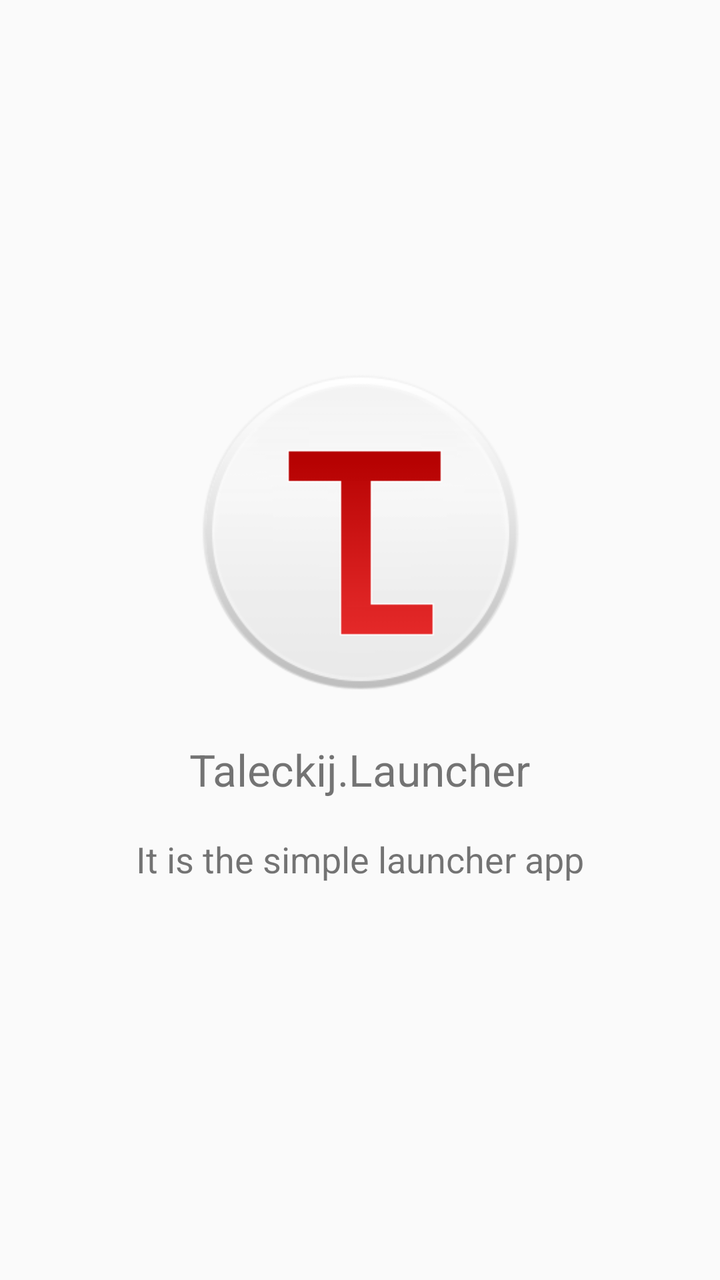
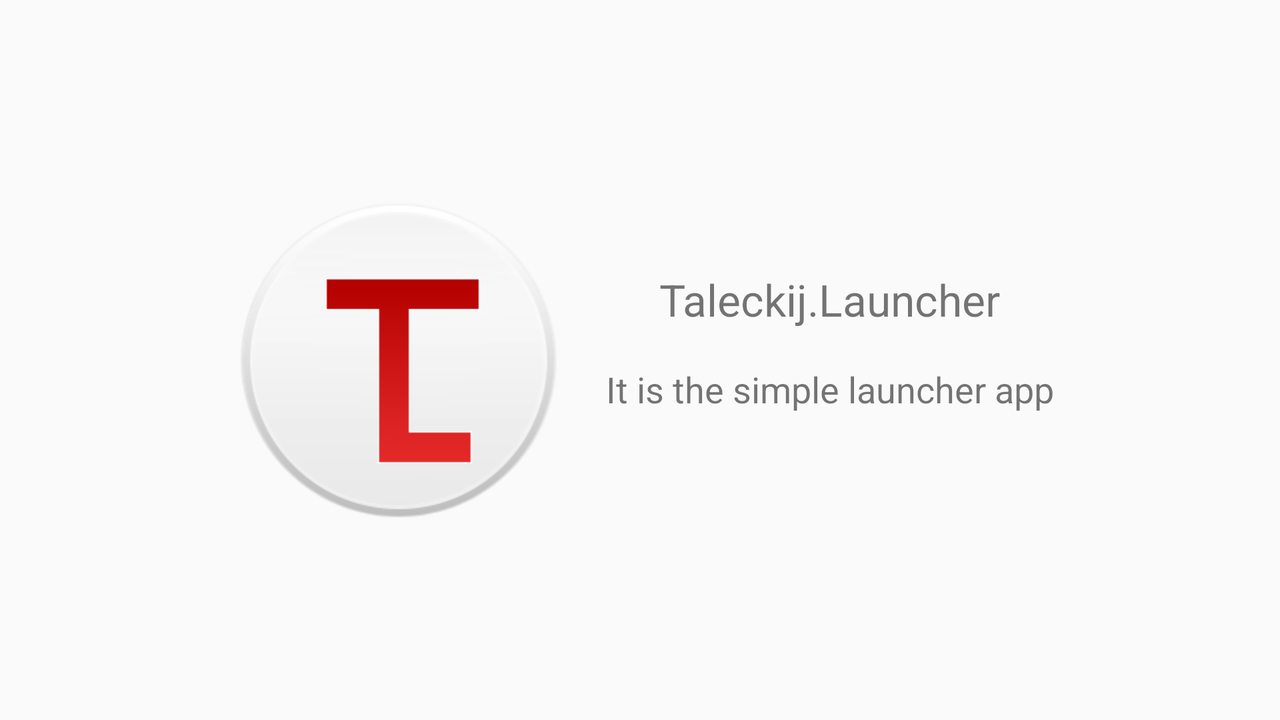

One screen, two layout resources from the same app: the default and the repository's alternative for another configuration. Each is rendered where Android would select it; the XML of both is given below.
<!-- AndroidManifest.xml: application theme AppTheme -->
<!-- res/layout/fragment_wp_about_app.xml -->
<?xml version="1.0" encoding="utf-8"?>
<LinearLayout
    xmlns:android="http://schemas.android.com/apk/res/android"
    android:id="@+id/descriptions_layout"
    android:layout_width="match_parent"
    android:layout_height="match_parent"
    android:orientation="vertical"
    android:layout_gravity="center"
    android:gravity="center">
    <ImageView
        android:id="@+id/my_photo_view"
        android:layout_height="@dimen/icon_diameter"
        android:layout_width="@dimen/icon_diameter"
        android:src="@drawable/takeckij_launcher_logo_round"
        android:layout_marginBottom="@dimen/margin">
    </ImageView>
    <TextView
        android:layout_width="wrap_content"
        android:layout_height="wrap_content"
        android:textSize="@dimen/app_name_text_size"
        android:layout_marginBottom="@dimen/margin"
        android:text="@string/app_name"/>
    <TextView
        android:layout_width="wrap_content"
        android:layout_height="wrap_content"
        android:layout_marginStart="@dimen/margin"
        android:layout_marginEnd="@dimen/margin"
        android:textAlignment="center"
        android:textSize="@dimen/app_desc_text_size"
        android:layout_marginBottom="@dimen/margin"
        android:text="@string/app_description"/>
</LinearLayout>
<!-- resources referenced by this layout -->
<resources>
  <dimen name="app_desc_text_size">18sp</dimen>
  <dimen name="app_name_text_size">22sp</dimen>
  <dimen name="icon_diameter">172dp</dimen>
  <dimen name="margin">18dp</dimen>
  <!-- drawable takeckij_launcher_logo_round: png bitmap (drawable, 15383 bytes) -->
  <string name="app_description">It is the simple launcher app</string>
  <string name="app_name">Taleckij.Launcher</string>
  <style name="AppTheme" parent="Theme.AppCompat.Light.DarkActionBar">
          
          <item name="colorPrimary">@color/colorPrimary</item>
          <item name="colorPrimaryDark">@color/colorPrimaryDark</item>
          <item name="colorAccent">@color/colorAccent</item>
      </style>
  <color name="colorPrimary">#673ab7</color>
  <color name="colorPrimaryDark">#320b86</color>
  <color name="colorAccent">#d81b60</color>
</resources>
<!-- res/layout-land/fragment_wp_about_app.xml (the repository's variant of the layout above) -->
<!-- drawn on the phone turned sideways -->
<?xml version="1.0" encoding="utf-8"?>
<LinearLayout
    xmlns:android="http://schemas.android.com/apk/res/android"
    android:id="@+id/descriptions_layout"
    android:layout_width="match_parent"
    android:layout_height="match_parent"
    android:orientation="horizontal"
    android:layout_gravity="center"
    android:gravity="center">
    <ImageView
        android:id="@+id/my_photo_view"
        android:layout_height="@dimen/icon_diameter"
        android:layout_width="@dimen/icon_diameter"
        android:src="@drawable/takeckij_launcher_logo_round"
        android:layout_marginStart="@dimen/margin">
    </ImageView>
    <LinearLayout
        android:layout_width="wrap_content"
        android:layout_height="wrap_content"
        android:layout_gravity="center"
        android:gravity="center"
        android:orientation="vertical">
        <TextView
            android:layout_width="wrap_content"
            android:layout_height="wrap_content"
            android:textSize="@dimen/app_name_text_size"
            android:layout_marginBottom="@dimen/margin"
            android:text="@string/app_name"/>
        <TextView
            android:layout_width="wrap_content"
            android:layout_height="wrap_content"
            android:textSize="@dimen/app_desc_text_size"
            android:layout_marginStart="@dimen/margin"
            android:layout_marginEnd="@dimen/margin"
            android:textAlignment="center"
            android:layout_marginBottom="@dimen/margin"
            android:text="@string/app_description"/>
    </LinearLayout>
</LinearLayout>
